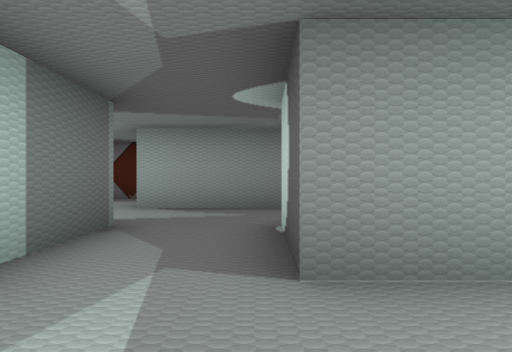
[1] (above)

19 first-person views from a walk through a 3-D level made in the Unity game engine. The camera is 1.2 m above the floor, looks level and sees 80° across. The floor is counted in squares, 2 m on a side. Each view is taken from the middle of a square. On the plan, view 1 faces up. The plan holds only what a view shows up to about 9 squares ahead; the rest is blank. The place goes on beyond the plan. Some surface patterns are stand-ins.

[2]
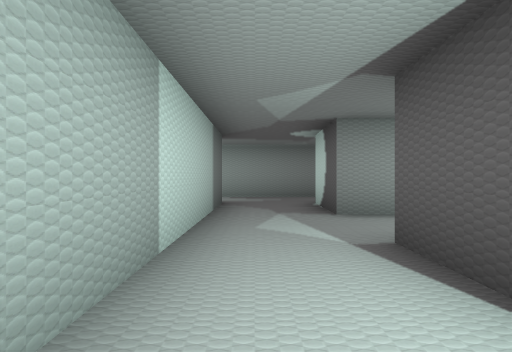

[3]
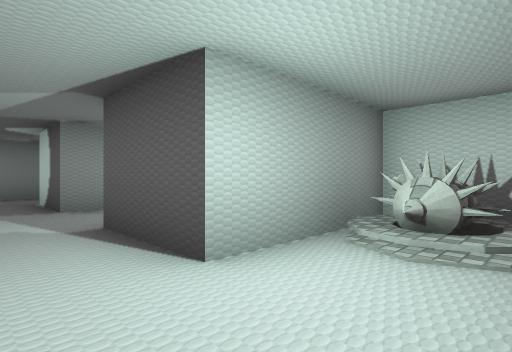

[4]
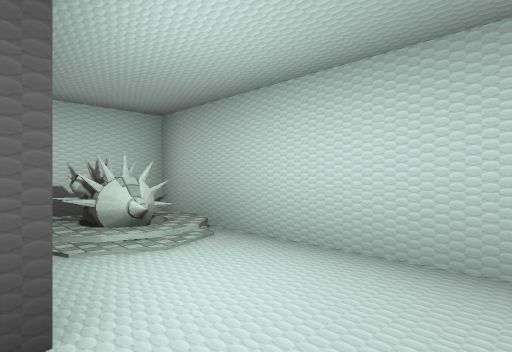

[5]
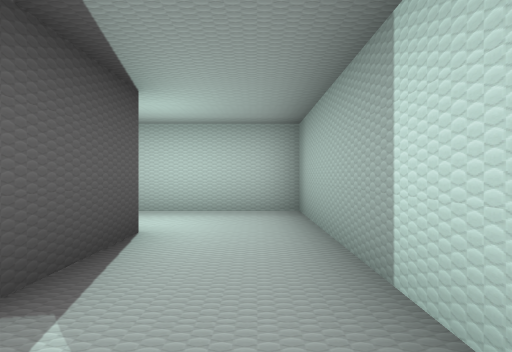

[6]
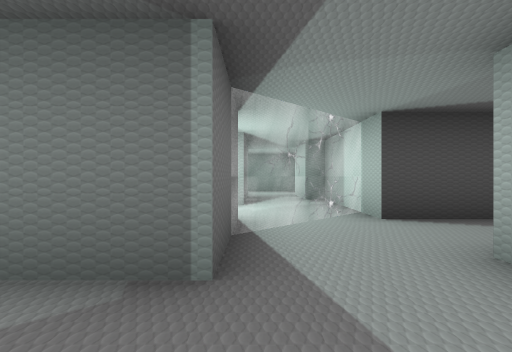

[7]
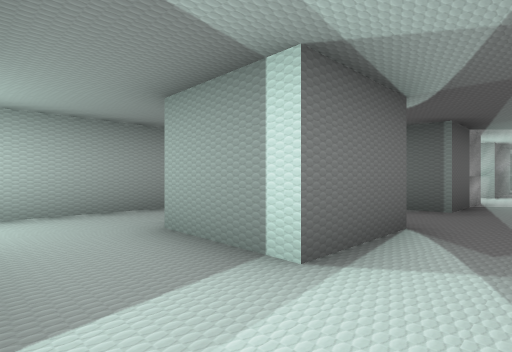

[8]
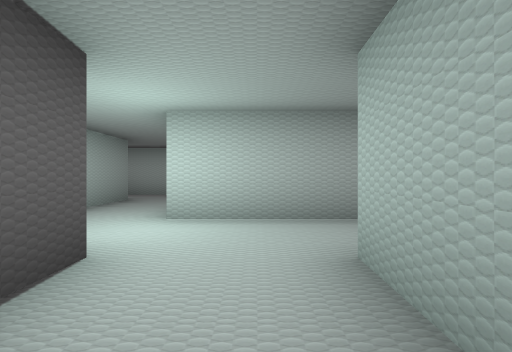

[9]
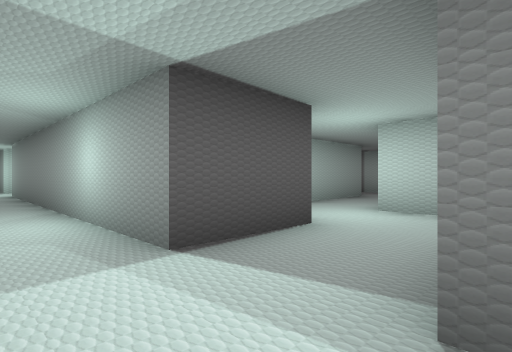

[10]
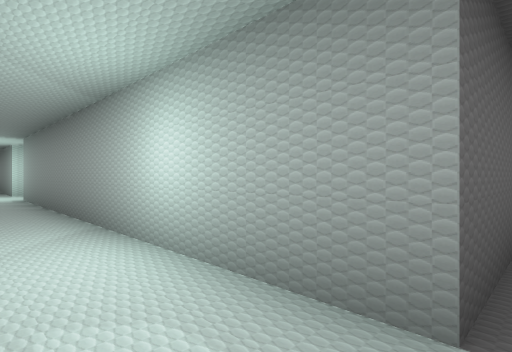

[11]
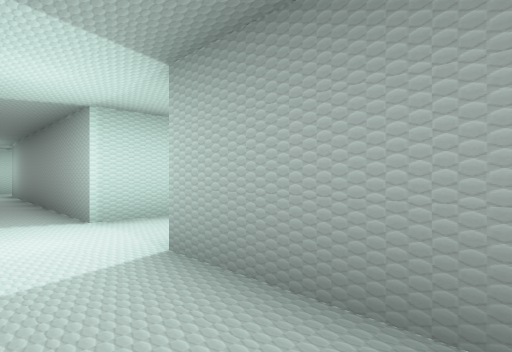

[12]
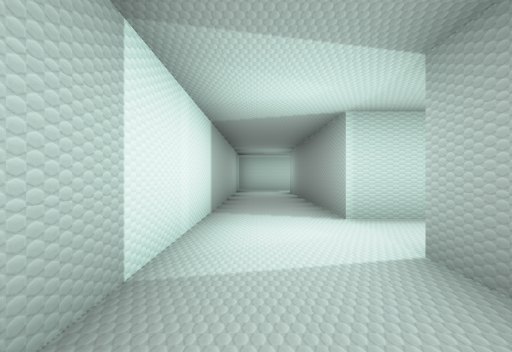

[13]
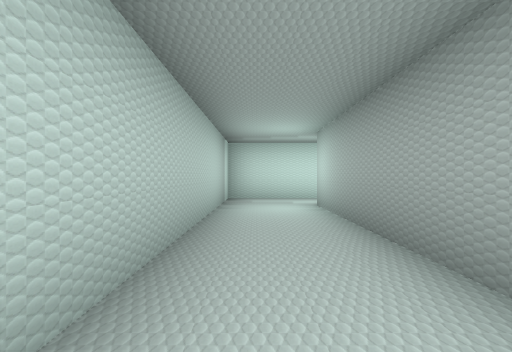

[14]
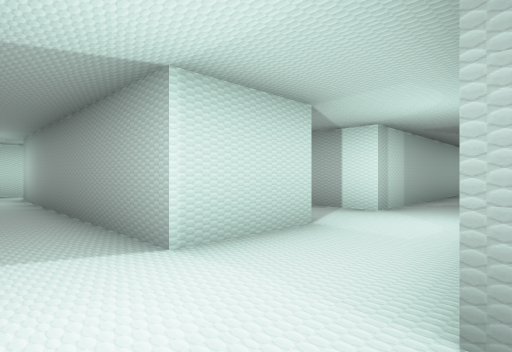

[15]
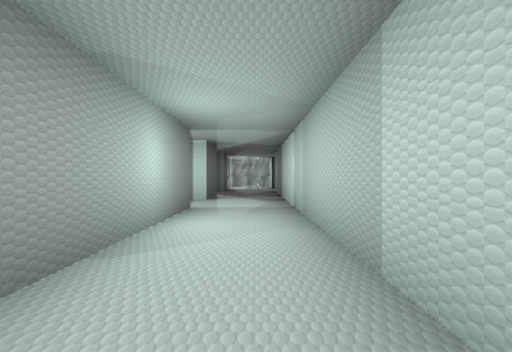

[16]
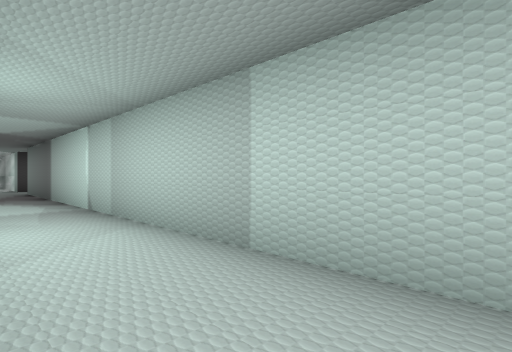

[17]
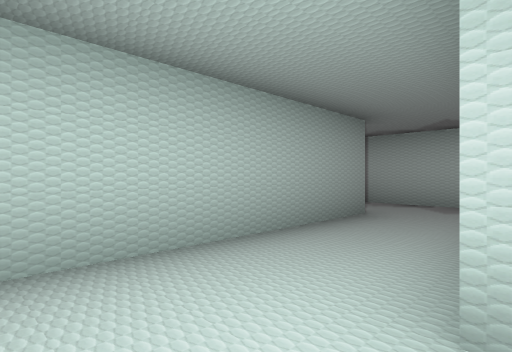

[18]
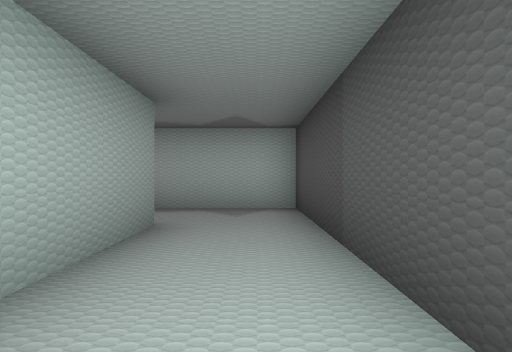

[19]
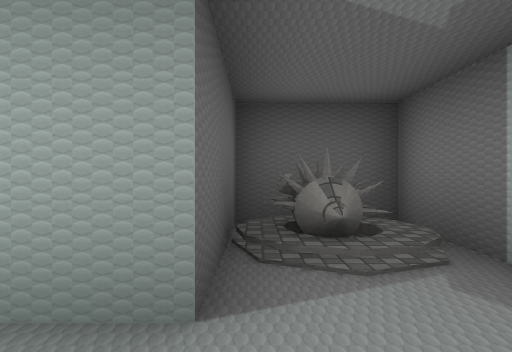

### Floor plan
Points are (right, up) in squares from view 1. A wall is a line through its corners. A room is listed if a view was taken in it or the views show most of it. See-through windows are left out.
Room 1 (views 1, 5)
walls: (0.3, 1.7) (0.3, 3.7); (-1.7, 3.7) (-1.7, -0.5)
ways out: opening at (-0.5, -1.5) to room 2; opening at (-0.5, 2.5) to room 3; opening at (1.5, 0.5) to room 5
Room 2 (views 2, 3, 4)
walls: (-1.7, -0.5) (-1.7, -4.3) (3.3, -4.3) (3.3, -2.3) (0.3, -2.3) (0.3, -0.2)
ways out: opening at (-0.5, -1.5) to room 1
objects: turret (2, -3)
Room 3 (view 6)
walls: (0.5, 5.8) (-2.2, 5.8)
ways out: opening at (-0.5, 2.5) to room 1; opening at (1.5, 4.5) to room 4; opening at (-2, 5)
Room 4 (views 7, 8, 9, 10, 11, 12, 13, 14, 15, 16)
walls: (9.9, 5.8) (0.5, 5.8); (15.2, 3.7) (22.2, 3.7); (4.2, 3.7) (13.2, 3.7); (0.3, 3.7) (2.3, 3.7); (24.2, 3.2) (24.2, 5.8) (11.9, 5.8)
ways out: opening at (1.5, 4.5) to room 3; opening at (3.5, 2.5) to room 5; opening at (14.5, 2.5)
Room 5 (views 17, 18, 19)
walls: (4.2, -0.9) (4.2, -5.8) (6.4, -5.8); (4.2, 1.8) (4.2, 3.7); (1.1, -0.3) (4.2, -0.3); (1.5, 1.7) (0.3, 1.7); (2.3, 3.7) (2.2, 1.7); (6.2, -3.8) (6.2, 0.9)
ways out: opening at (1.5, 0.5) to room 1; opening at (3.5, 2.5) to room 4; opening at (7, -5) to room 6
Room 6 (no view inside)
walls: (6.4, -5.8) (8.8, -5.8) (8.8, -3.8) (6.2, -3.8)
ways out: opening at (7, -5) to room 5
objects: turret (8, -5) to (8, -4)

Where each view was taken, in squares from view 1:
view 1: 0 up, 0 right, facing up
view 2: 3 down, 1 left, facing up
view 3: 4 down, 1 left, facing up-right
view 4: 2 down, 1 left, facing down-right
view 5: 1 up, 1 left, facing down
view 6: 4 up, 0 right, facing left
view 7: 5 up, 4 right, facing down-left
view 8: 4 up, 3 right, facing down
view 9: 5 up, 2 right, facing down-right
view 10: 5 up, 4 right, facing down-right
view 11: 5 up, 11 right, facing down-right
view 12: 5 up, 11 right, facing right
view 13: 5 up, 16 right, facing right
view 14: 5 up, 13 right, facing down-right
view 15: 5 up, 10 right, facing left
view 16: 4 up, 10 right, facing up-left
view 17: 1 up, 4 right, facing down-right
view 18: 0 up, 5 right, facing down
view 19: 4 down, 5 right, facing right
